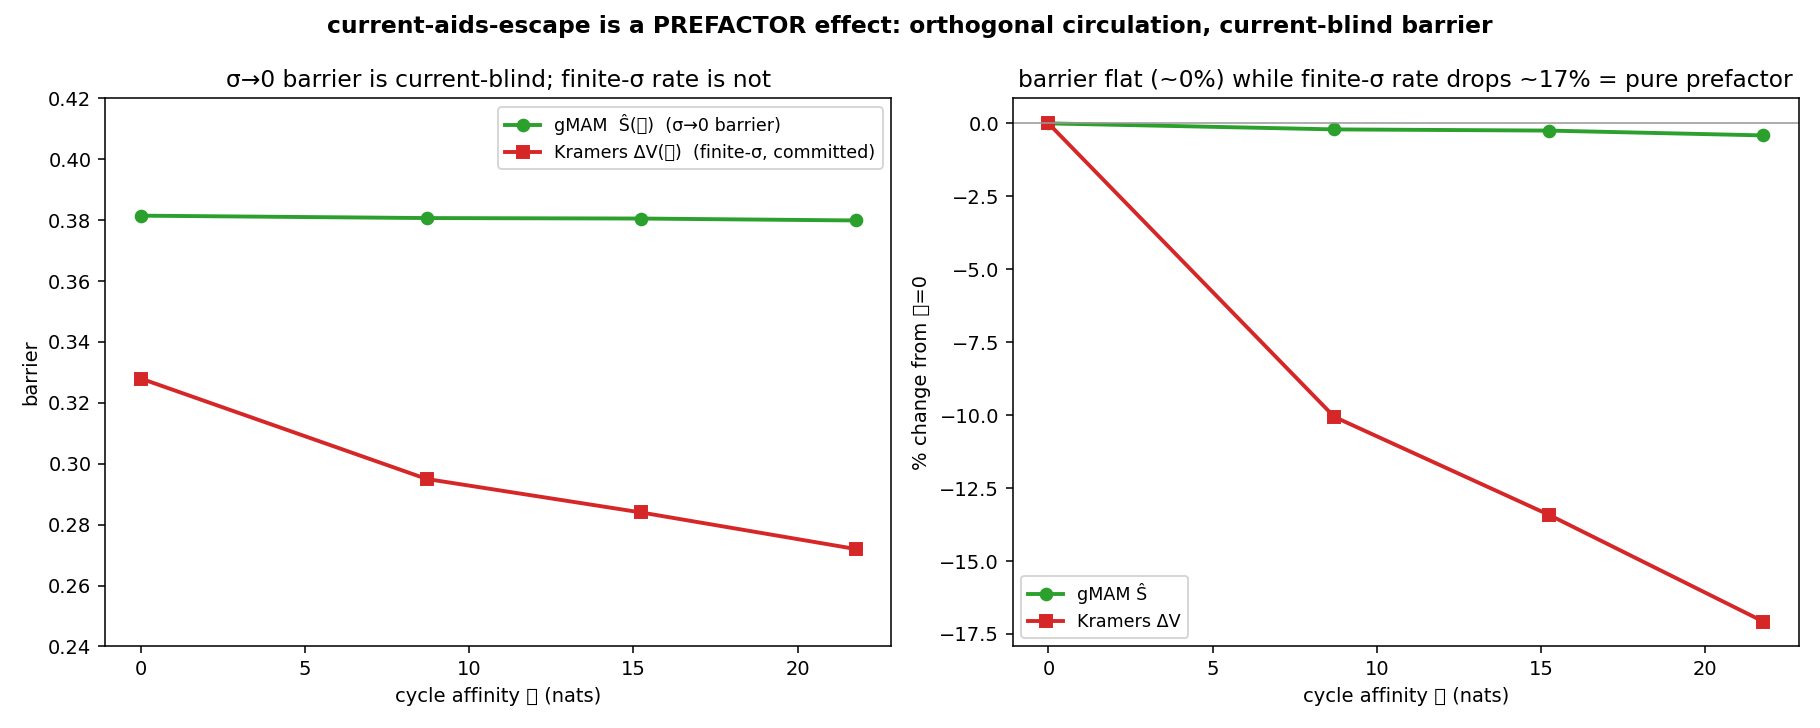

Python code for this plot:
r"""gmam_affinity_scaling.py -- Ron's "most telling" test: sweep the current strength 𝒜 and watch the
gMAM σ→0 barrier vs the committed finite-σ Kramers barrier.

If current-aids-escape is a PURE PREFACTOR effect (orthogonal circulation -- confirmed exactly at the
saddle by gmam_saddle_orthogonality.py), then as 𝒜: 0 → 21.8 nats:
    * the gMAM action Ŝ_H(𝒜)  stays FLAT      (the σ→0 quasipotential is current-blind),
    * the committed Kramers ΔV(𝒜) DROPS 0.328→0.272 (the finite-σ rate shifts, via the prefactor).

Same metric-held line as current_aids_escape.py: a+b=1.5 FIXED (pins μ_c and the whole landscape),
a−b dials 𝒜. The committed Kramers ladder (demographic MFPT slope, 12d3b0e):
    𝒜≈0    (a=b=0.75)      ΔV=0.328
    𝒜≈8.7  (a=0.65,b=0.85) ΔV=0.295
    𝒜≈15.2 (a=0.575,…)     ΔV=0.284
    𝒜≈21.8 (a=0.5,b=1.0)   ΔV=0.272
A flat Ŝ over the same ladder where ΔV falls ~17% isolates the effect to the prefactor.
"""
from __future__ import annotations
import sys
from pathlib import Path
import numpy as np
try:
    sys.stdout.reconfigure(encoding="utf-8")
except (AttributeError, ValueError):
    pass
import matplotlib
matplotlib.use("Agg")
import matplotlib.pyplot as plt

sys.path.insert(0, str(Path(__file__).resolve().parent))
from gmam_current_aids import SUBSTRATES, saddle, attractor, initial_path, minimize_gMAM, within_group_spread
from current_aids_escape import affinity_ab

OUT = Path(__file__).resolve().parent
BVEC = SUBSTRATES["H"]["bvec"]
LADDER = [(0.75, 0.75), (0.65, 0.85), (0.575, 0.925), (0.5, 1.0)]   # a+b=1.5; a−b dials 𝒜
KRAMERS_DV = [0.328, 0.295, 0.284, 0.272]                          # committed finite-σ MFPT slope (12d3b0e)


def main():
    xS = saddle("H")
    print("=" * 88)
    print("gMAM affinity-scaling -- σ→0 barrier Ŝ(𝒜) vs committed finite-σ Kramers ΔV(𝒜)")
    print("   prediction (orthogonal current => pure prefactor): Ŝ FLAT while ΔV drops 0.328→0.272")
    print("=" * 88)
    rows = []
    for (a, b), dV in zip(LADDER, KRAMERS_DV):
        xA = attractor("H", a, b)
        Acyc, _ = affinity_ab(xA, a, b)
        p0 = initial_path(xA, xS)
        path, Sh, hist = minimize_gMAM(p0, BVEC, a, b, eps=1e-4, n_iter=40000, dtau=5e-4,
                                       reparam_every=100, mom=0.95)
        rows.append(dict(a=a, b=b, A=Acyc, S=Sh, dV=dV, spread=within_group_spread(path)))
        print(f"   a={a:.3f},b={b:.3f}:  𝒜={Acyc:6.2f}   Ŝ_gMAM={Sh:.4f}  spread={within_group_spread(path):.4f}"
              f"   |  Kramers ΔV={dV:.3f}")

    S0, Sn = rows[0]["S"], rows[-1]["S"]
    dV0, dVn = rows[0]["dV"], rows[-1]["dV"]
    print("\n" + "-" * 88)
    print(f"   over 𝒜: 0 → {rows[-1]['A']:.1f} nats")
    print(f"     gMAM σ→0 barrier Ŝ : {S0:.4f} → {Sn:.4f}   ΔŜ = {Sn-S0:+.4f}  ({100*(Sn-S0)/S0:+.1f}%)  [FLAT]")
    print(f"     finite-σ Kramers ΔV: {dV0:.3f} → {dVn:.3f}   ΔΔV = {dVn-dV0:+.3f}  ({100*(dVn-dV0)/dV0:+.1f}%)  [DROPS]")
    pure_pref = abs((Sn - S0) / S0) < 0.03 and abs((dVn - dV0) / dV0) > 0.10
    print(f"   => {'PURE PREFACTOR confirmed' if pure_pref else 'inconclusive'}: the barrier is flat in 𝒜 "
          f"while the finite-σ rate shifts.\n      The current moves probability *within* the cycle plane "
          f"(⟂ escape), not *over* the saddle.")
    print("-" * 88)

    A = np.array([r["A"] for r in rows]); Sv = np.array([r["S"] for r in rows]); DV = np.array(KRAMERS_DV)
    fig, (ax, axn) = plt.subplots(1, 2, figsize=(13, 5.2))
    ax.plot(A, Sv, "-o", color="#2ca02c", lw=2, label="gMAM  Ŝ(𝒜)  (σ→0 barrier)")
    ax.plot(A, DV, "-s", color="#d62728", lw=2, label="Kramers ΔV(𝒜)  (finite-σ, committed)")
    ax.set_xlabel("cycle affinity 𝒜 (nats)"); ax.set_ylabel("barrier")
    ax.set_title("σ→0 barrier is current-blind; finite-σ rate is not"); ax.legend(fontsize=9)
    ax.set_ylim(0.24, 0.42)
    axn.plot(A, 100 * (Sv - Sv[0]) / Sv[0], "-o", color="#2ca02c", lw=2, label="gMAM Ŝ")
    axn.plot(A, 100 * (DV - DV[0]) / DV[0], "-s", color="#d62728", lw=2, label="Kramers ΔV")
    axn.axhline(0, color="0.6", lw=0.8)
    axn.set_xlabel("cycle affinity 𝒜 (nats)"); axn.set_ylabel("% change from 𝒜=0")
    axn.set_title("barrier flat (~0%) while finite-σ rate drops ~17% = pure prefactor"); axn.legend(fontsize=9)
    fig.suptitle("current-aids-escape is a PREFACTOR effect: orthogonal circulation, current-blind barrier",
                 fontweight="bold")
    fig.tight_layout(); fig.savefig(OUT / "gmam_affinity_scaling.png", dpi=140); plt.close(fig)
    print(f"\n   figure -> gmam_affinity_scaling.png")


if __name__ == "__main__":
    main()
